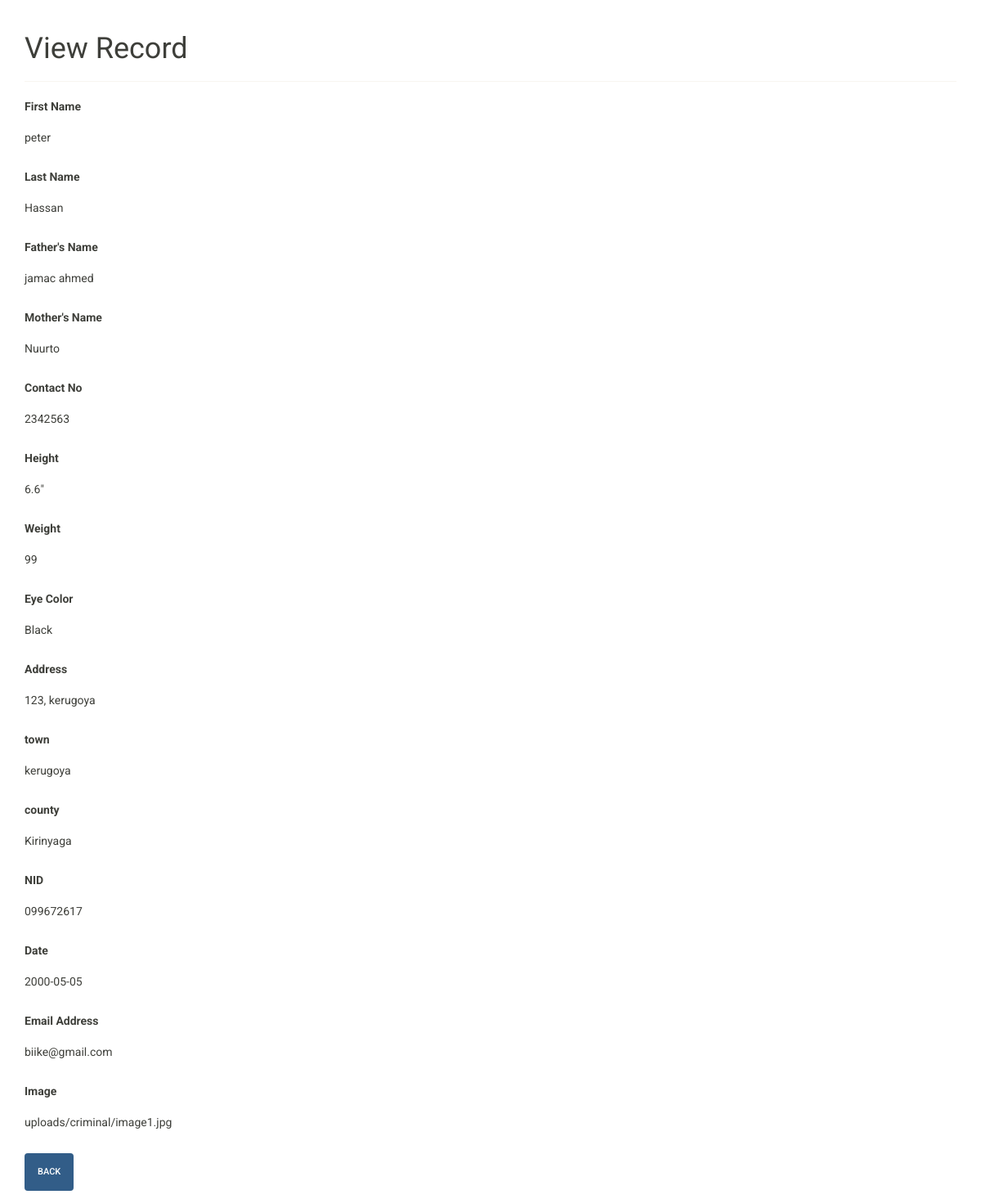
/read-criminal.php?id=26, run on the app's committed database.
### tables this page shows
CREATE TABLE `criminal` (
 `id` int(11) NOT NULL,
 `fName` varchar(250) NOT NULL,
 `lName` varchar(250) NOT NULL,
 `height` varchar(50) DEFAULT NULL,
 `weight` varchar(50) DEFAULT NULL,
 `eyeColor` varchar(100) DEFAULT NULL,
 `address` varchar(250) DEFAULT NULL,
 `town` varchar(250) DEFAULT NULL,
 `county` varchar(250) DEFAULT NULL,
 `phoneNumber` varchar(50) DEFAULT NULL,
 `dateOFbirth` date DEFAULT NULL,
 `email` varchar(200) DEFAULT NULL,
 `image` varchar(250) DEFAULT NULL,
 `uploads_on` datetime NOT NULL,
 `fathersName` varchar(250) NOT NULL,
 `mothersName` varchar(250) NOT NULL,
 `contactno` varchar(20) NOT NULL,
 `symbol` varchar(250) NOT NULL
);

### read-criminal.php (the view, shortened to what this page needs)
<!DOCTYPE html>
<html lang="en">
<head>
  <link rel="stylesheet" href="css/bootstrap.min.css">
</head>
<body>
  <?php
  if (isset($_GET["id"]) && !empty(trim($_GET["id"]))) {
    require_once "server.php";
    $id = trim($_GET["id"]);
    $query = mysqli_query($db, "SELECT * FROM criminal WHERE ID = '$id'");
    if ($row = mysqli_fetch_assoc($query)) {
      $FirstName   = $row['fName'];
      $LastName    = $row["lName"];
      $FathersName = $row["fathersName"];
      $MothersName = $row["mothersName"];
      $contactno = $row["contactno"];
      $Height = $row["height"];
      $Weight = $row["weight"];
      $EyeColor = $row["eyeColor"];
      $Address = $row["address"];
      $town = $row["town"];
      $county = $row["county"];
      $NID = $row["phoneNumber"];
      $Date = $row["dateOFbirth"];
      $EmailAddress = $row["email"];
      $Image = $row["image"];
    } else {
      exit();
    }
  } else {
    header("location: home.php");
    exit();
  }
  ?>
  <div class="wrapper">
    <div class="container-fluid">
      <div class="col-md-12">
        <div class="page-header">
          <h1>View Record</h1>
        </div>
        <div class="form-group">
          <label>First Name</label>
          <p class="form-control-static"><?php echo $FirstName ?></p>
        </div>
        <div class="form-group">
          <label>Last Name</label>
          <p class="form-control-static"><?php echo $LastName ?></p>
        </div>
        <div class="form-group">
          <label>Father's Name</label>
          <p class="form-control-static"><?php echo $FathersName ?></p>
        </div>
        <div class="form-group">
          <label>Mother's Name</label>
          <p class="form-control-static"><?php echo $MothersName ?></p>
        </div>
        <div class="form-group">
          <label>Contact No</label>
          <p class="form-control-static"><?php echo $contactno ?></p>
        </div>
        <div class="form-group">
          <label>Height</label>
          <p class="form-control-static"><?php echo $Height ?></p>
        </div>
        <div class="form-group">
          <label>Weight</label>
          <p class="form-control-static"><?php echo $Weight ?></p>
        </div>
        <div class="form-group">
          <label>Eye Color</label>
          <p class="form-control-static"><?php echo $EyeColor ?></p>
        </div>
        <div class="form-group">
          <label>Address</label>
          <p class="form-control-static"><?php echo $Address ?></p>
        </div>
        <div class="form-group">
          <label>town</label>
          <p class="form-control-static"><?php echo $town ?></p>
        </div>
        <div class="form-group">
          <label>county</label>
          <p class="form-control-static"><?php echo $county ?></p>
        </div>
        <div class="form-group">
          <label>NID</label>
          <p class="form-control-static"><?php echo $NID ?></p>
        </div>
        <div class="form-group">
          <label>Date</label>
          <p class="form-control-static"><?php echo $Date ?></p>
        </div>
        <div class="form-group">
          <label>Email Address</label>
          <p class="form-control-static"><?php echo $EmailAddress ?></p>
        </div>
        <div class="form-group">
          <label>Image</label>
          <p class="form-control-static"><?php echo $Image ?></p>
        </div>
        <p><a href="home.php" class="btn btn-primary">Back</a></p>
      </div>
    </div>
  </div>
</body>
</html>

### read-criminal.php (style rules this page uses)
.wrapper { width: 1200px; margin: 0 auto; }

### data on the page
criminal: fName "peter", lName "Hassan", fathersName "jamac ahmed", mothersName "Nuurto", contactno "2342563", height "6.6\"", weight "99", eyeColor "Black", address "123, kerugoya", town "kerugoya", county "Kirinyaga", phoneNumber "099672617", dateOFbirth "2000-05-05", email "biike@gmail.com", image "uploads/criminal/image1.jpg"
